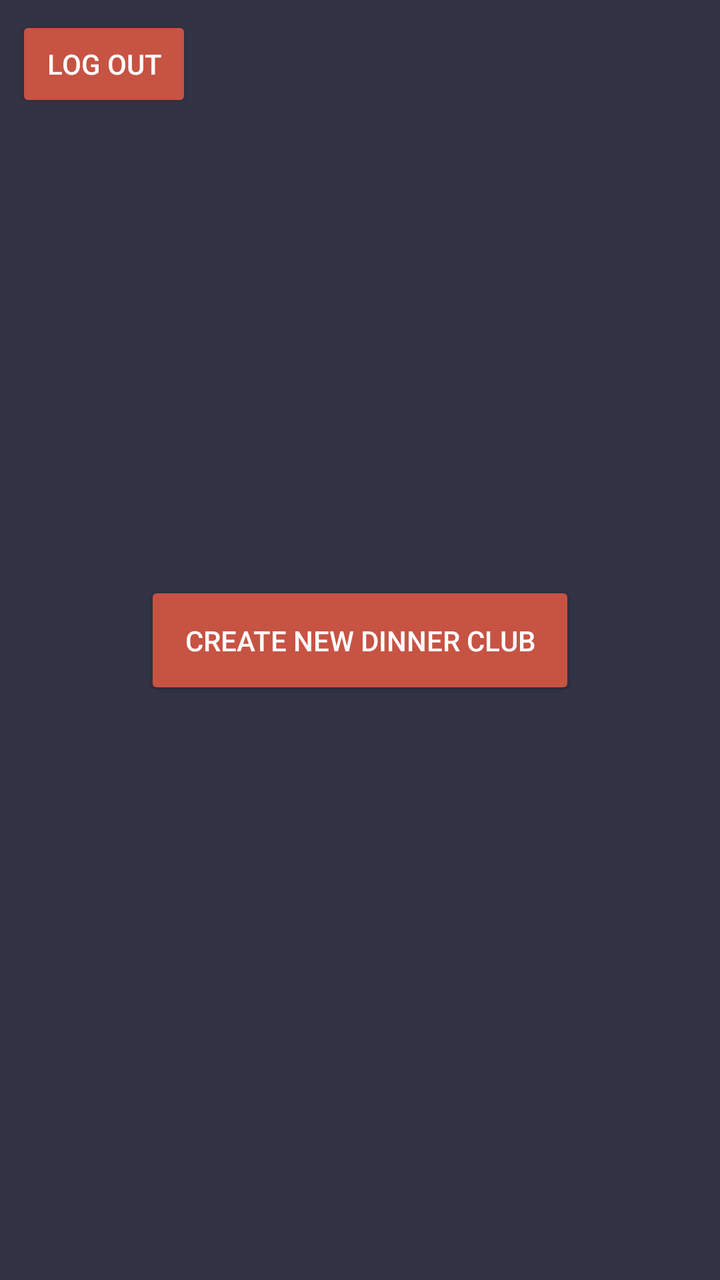
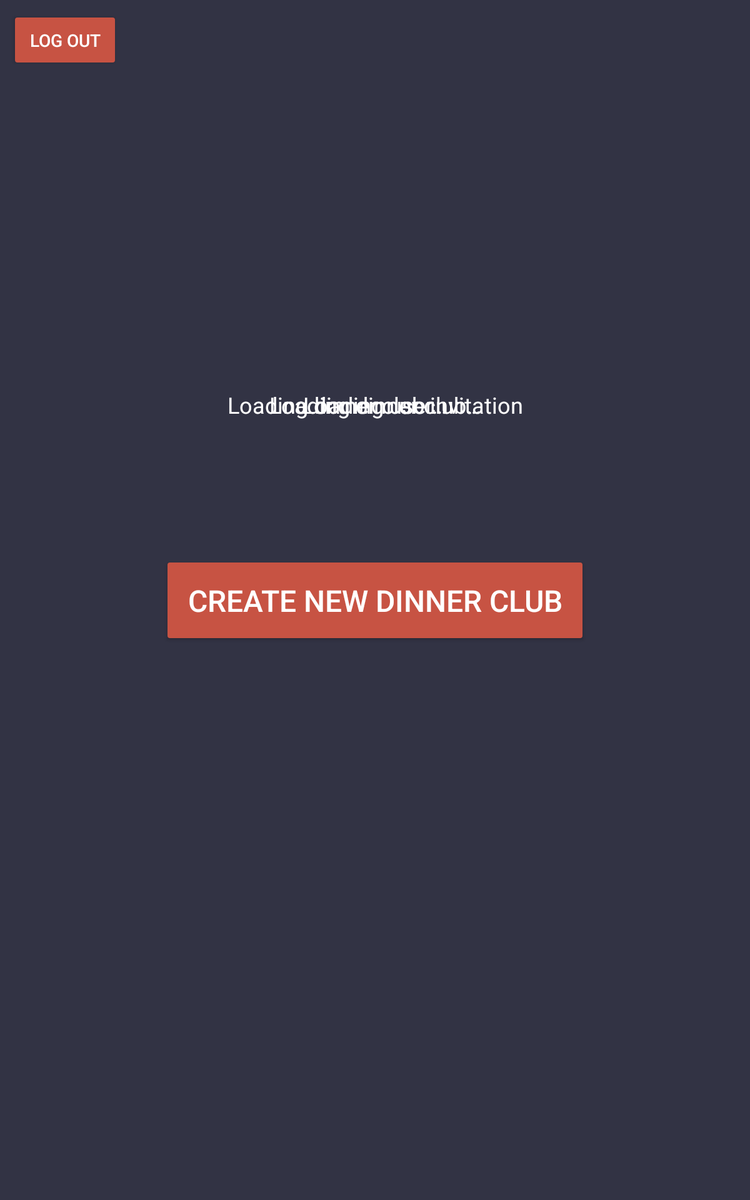

The same Android screen from two of the app's own layout files: first res/layout/ as a phone draws it, then the repository's variant for another configuration, drawn on a device whose configuration selects that folder. Both files follow.
<!-- AndroidManifest.xml: application theme AppTheme -->
<!-- res/layout/activity_create_dinner_club.xml -->
<?xml version="1.0" encoding="utf-8"?>
<android.support.constraint.ConstraintLayout xmlns:android="http://schemas.android.com/apk/res/android"
    xmlns:app="http://schemas.android.com/apk/res-auto"
    xmlns:tools="http://schemas.android.com/tools"
    android:layout_width="match_parent"
    android:layout_height="match_parent"
    tools:context=".CreateDinnerClubActivity">

    <Button
        android:id="@+id/btn_logout"
        android:layout_width="wrap_content"
        android:layout_height="wrap_content"
        android:layout_marginStart="8dp"
        android:layout_marginLeft="8dp"
        android:layout_marginTop="8dp"
        android:text="@string/btn_logout"
        app:layout_constraintStart_toStartOf="parent"
        app:layout_constraintTop_toTopOf="parent" />

    <Button
        android:id="@+id/btn_cdc_create"
        android:layout_width="wrap_content"
        android:layout_height="wrap_content"
        android:layout_marginStart="8dp"
        android:layout_marginLeft="8dp"
        android:layout_marginTop="8dp"
        android:layout_marginEnd="8dp"
        android:layout_marginRight="8dp"
        android:layout_marginBottom="8dp"
        android:padding="20dp"
        android:text="@string/btn_create_dinner_club"
        app:layout_constraintBottom_toBottomOf="parent"
        app:layout_constraintEnd_toEndOf="parent"
        app:layout_constraintStart_toStartOf="parent"
        app:layout_constraintTop_toTopOf="parent" />
</android.support.constraint.ConstraintLayout>
<!-- resources referenced by this layout -->
<resources>
  <string name="btn_create_dinner_club">Create New Dinner Club</string>
  <string name="btn_logout">Log out</string>
  <!-- from res/values-v21/ -->
  <style name="AppTheme" parent="Theme.AppCompat.Light.DarkActionBar">
          
          <item name="colorPrimary">@android:color/white</item>
          <item name="colorPrimaryDark">@color/colorPrimary</item>
          <item name="colorAccent">@color/colorOrangeRed</item>
          <item name="android:statusBarColor">@android:color/black</item>
          <item name="android:colorBackground">@color/colorDarkPurple</item>
          <item name="android:editTextColor">@android:color/white</item>
          <item name="android:textColorHint">@android:color/white</item>
          <item name="android:colorButtonNormal">@color/colorOrangeRed</item>
          <item name="titleTextColor">@color/colorDarkPurple</item>
          <item name="android:textColor">@android:color/white</item>
      </style>
  <color name="colorPrimary">#008577</color>
  <color name="colorOrangeRed">#c75343</color>
  <color name="colorDarkPurple">#323344</color>
</resources>
<!-- res/layout-sw600dp/activity_create_dinner_club.xml (the repository's variant of the layout above) -->
<!-- drawn on a 7-inch tablet held upright -->
<?xml version="1.0" encoding="utf-8"?>
<android.support.constraint.ConstraintLayout xmlns:android="http://schemas.android.com/apk/res/android"
    xmlns:app="http://schemas.android.com/apk/res-auto"
    xmlns:tools="http://schemas.android.com/tools"
    android:layout_width="match_parent"
    android:layout_height="match_parent"
    tools:context=".CreateDinnerClubActivity">

    <Button
        android:id="@+id/btn_logout"
        android:layout_width="wrap_content"
        android:layout_height="wrap_content"
        android:layout_marginStart="8dp"
        android:layout_marginLeft="8dp"
        android:layout_marginTop="8dp"
        android:text="@string/btn_logout"
        app:layout_constraintStart_toStartOf="parent"
        app:layout_constraintTop_toTopOf="parent" />

    <Button
        android:id="@+id/btn_cdc_create"
        android:layout_width="wrap_content"
        android:layout_height="wrap_content"
        android:layout_marginStart="8dp"
        android:layout_marginLeft="8dp"
        android:layout_marginTop="8dp"
        android:layout_marginEnd="8dp"
        android:layout_marginRight="8dp"
        android:layout_marginBottom="8dp"
        android:padding="20dp"
        android:text="@string/btn_create_dinner_club"
        android:textSize="24sp"
        app:layout_constraintBottom_toBottomOf="parent"
        app:layout_constraintEnd_toEndOf="parent"
        app:layout_constraintStart_toStartOf="parent"
        app:layout_constraintTop_toTopOf="parent" />

    <TextView
        android:id="@+id/tv_loading_user"
        android:layout_width="wrap_content"
        android:layout_height="wrap_content"
        android:layout_marginStart="8dp"
        android:layout_marginLeft="8dp"
        android:layout_marginTop="8dp"
        android:layout_marginEnd="8dp"
        android:layout_marginRight="8dp"
        android:layout_marginBottom="8dp"
        android:text="@string/loading_user_string"
        android:textSize="18sp"
        app:layout_constraintBottom_toBottomOf="parent"
        app:layout_constraintEnd_toEndOf="parent"
        app:layout_constraintStart_toStartOf="parent"
        app:layout_constraintTop_toTopOf="parent"
        app:layout_constraintVertical_bias="0.33" />

    <TextView
        android:id="@+id/tv_loading_dc"
        android:layout_width="wrap_content"
        android:layout_height="wrap_content"
        android:layout_marginStart="8dp"
        android:layout_marginLeft="8dp"
        android:layout_marginTop="8dp"
        android:layout_marginEnd="8dp"
        android:layout_marginRight="8dp"
        android:layout_marginBottom="8dp"
        android:text="@string/loading_dc_string"
        android:textSize="18sp"
        app:layout_constraintBottom_toBottomOf="parent"
        app:layout_constraintEnd_toEndOf="parent"
        app:layout_constraintStart_toStartOf="parent"
        app:layout_constraintTop_toTopOf="parent"
        app:layout_constraintVertical_bias="0.33" />

    <TextView
        android:id="@+id/tv_loading_dc_invitation"
        android:layout_width="wrap_content"
        android:layout_height="wrap_content"
        android:layout_marginStart="8dp"
        android:layout_marginLeft="8dp"
        android:layout_marginTop="8dp"
        android:layout_marginEnd="8dp"
        android:layout_marginRight="8dp"
        android:layout_marginBottom="8dp"
        android:text="@string/loading_dc_inv_string"
        android:textSize="18sp"
        app:layout_constraintBottom_toBottomOf="parent"
        app:layout_constraintEnd_toEndOf="parent"
        app:layout_constraintStart_toStartOf="parent"
        app:layout_constraintTop_toTopOf="parent"
        app:layout_constraintVertical_bias="0.33" />
</android.support.constraint.ConstraintLayout>
<!-- resources referenced by the variant -->
<!-- as a 7-inch tablet held upright resolves them -->
<resources>
  <string name="btn_create_dinner_club">Create New Dinner Club</string>
  <string name="btn_logout">Log out</string>
  <string name="loading_dc_inv_string">Loading dinner club invitation</string>
  <string name="loading_dc_string">Loading dinner club…</string>
  <string name="loading_user_string">Loading user…</string>
  <!-- from res/values-v21/ -->
  <style name="AppTheme" parent="Theme.AppCompat.Light.DarkActionBar">
          
          <item name="colorPrimary">@android:color/white</item>
          <item name="colorPrimaryDark">@color/colorPrimary</item>
          <item name="colorAccent">@color/colorOrangeRed</item>
          <item name="android:statusBarColor">@android:color/black</item>
          <item name="android:colorBackground">@color/colorDarkPurple</item>
          <item name="android:editTextColor">@android:color/white</item>
          <item name="android:textColorHint">@android:color/white</item>
          <item name="android:colorButtonNormal">@color/colorOrangeRed</item>
          <item name="titleTextColor">@color/colorDarkPurple</item>
          <item name="android:textColor">@android:color/white</item>
      </style>
  <color name="colorPrimary">#008577</color>
  <color name="colorOrangeRed">#c75343</color>
  <color name="colorDarkPurple">#323344</color>
</resources>
